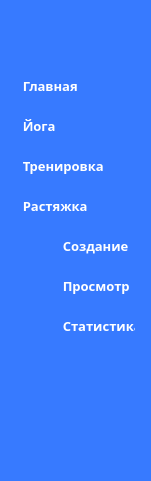
   <widget class="QFrame" name="f_menu">
    <property name="geometry">
     <rect>
      <x>10</x>
      <y>20</y>
      <width>151</width>
      <height>481</height>
     </rect>
    </property>
    <property name="font">
     <font>
      <family>Bahnschrift</family>
      <pointsize>10</pointsize>
     </font>
    </property>
    <property name="styleSheet">
     <string notr="true">border-radius: 7px;
background-color: rgb(55, 122, 255);</string>
    </property>
    <property name="frameShape">
     <enum>QFrame::StyledPanel</enum>
    </property>
    <property name="frameShadow">
     <enum>QFrame::Raised</enum>
    </property>
    <widget class="QPushButton" name="pb_open_close_main_menu">
     <property name="geometry">
      <rect>
       <x>10</x>
       <y>10</y>
       <width>131</width>
       <height>32</height>
      </rect>
     </property>
     <property name="cursor">
      <cursorShape>PointingHandCursor</cursorShape>
     </property>
     <property name="styleSheet">
      <string notr="true">QPushButton:hover{
	background-color: rgb(0, 85, 255);
	border-radius: 7px;
	border-width: 1px;
	border-style: solid;
	border-color: rgb(0, 85, 255);
	color: rgb(255, 255, 255);
}</string>
     </property>
     <property name="text">
      <string/>
     </property>
     <property name="icon">
      <iconset>
       <normaloff>icons/PushButton/pb_open_close_main_menu.png</normaloff>icons/PushButton/pb_open_close_main_menu.png</iconset>
     </property>
     <property name="iconSize">
      <size>
       <width>18</width>
       <height>18</height>
      </size>
     </property>
    </widget>
    <widget class="QFrame" name="f_main_menu">
     <property name="geometry">
      <rect>
       <x>0</x>
       <y>70</y>
       <width>151</width>
       <height>271</height>
      </rect>
     </property>
     <property name="styleSheet">
      <string notr="true">border-width: 0px;
background-color: rgba(255, 255, 255, 0);</string>
     </property>
     <property name="frameShape">
      <enum>QFrame::StyledPanel</enum>
     </property>
     <property name="frameShadow">
      <enum>QFrame::Raised</enum>
     </property>
     <widget class="QFrame" name="f_auxiliary_menu">
      <property name="geometry">
       <rect>
        <x>0</x>
        <y>160</y>
        <width>151</width>
        <height>111</height>
       </rect>
      </property>
      <property name="frameShape">
       <enum>QFrame::StyledPanel</enum>
      </property>
      <property name="frameShadow">
       <enum>QFrame::Raised</enum>
      </property>
      <widget class="QPushButton" name="pb_viewing">
       <property name="geometry">
        <rect>
         <x>50</x>
         <y>40</y>
         <width>91</width>
         <height>31</height>
        </rect>
       </property>
       <property name="font">
        <font>
         <family>Bahnschrift SemiBold SemiConden</family>
         <pointsize>10</pointsize>
         <weight>75</weight>
         <bold>true</bold>
        </font>
       </property>
       <property name="cursor">
        <cursorShape>PointingHandCursor</cursorShape>
       </property>
       <property name="styleSheet">
        <string notr="true">QPushButton{
	text-align: left;
	padding: 5px;
	border-radius: 7px;
	border-width: 1px;
	border-style: solid;
	border-color: rgb(55, 122, 255);
	color: rgb(255, 255, 255);
}

QPushButton:checked{
	background-color: rgb(255, 255, 255);
	color: rgb(55, 122, 255);
}

QPushButton:checked:hover{
	border-color: rgb(255, 255, 255);
	background-color: rgb(255, 255, 255);
	color: rgb(55, 122, 255);
}

QPushButton:hover{
	border-color: rgb(0, 85, 255);
	background-color: rgb(0, 85, 255);
	color: rgb(255, 255, 255);
}
</string>
       </property>
       <property name="text">
        <string>  Просмотр</string>
       </property>
       <property name="iconSize">
        <size>
         <width>25</width>
         <height>25</height>
        </size>
       </property>
       <property name="checkable">
        <bool>true</bool>
       </property>
       <property name="autoExclusive">
        <bool>true</bool>
       </property>
      </widget>
      <widget class="QPushButton" name="pb_creature">
       <property name="geometry">
        <rect>
         <x>50</x>
         <y>0</y>
         <width>91</width>
         <height>31</height>
        </rect>
       </property>
       <property name="font">
        <font>
         <family>Bahnschrift SemiBold SemiConden</family>
         <pointsize>10</pointsize>
         <weight>75</weight>
         <bold>true</bold>
        </font>
       </property>
       <property name="cursor">
        <cursorShape>PointingHandCursor</cursorShape>
       </property>
       <property name="styleSheet">
        <string notr="true">QPushButton{
	text-align: left;
	padding: 5px;
	border-radius: 7px;
	border-width: 1px;
	border-style: solid;
	border-color: rgb(55, 122, 255);
	color: rgb(255, 255, 255);
}

QPushButton:checked{
	background-color: rgb(255, 255, 255);
	color: rgb(55, 122, 255);
}

QPushButton:checked:hover{
	border-color: rgb(255, 255, 255);
	background-color: rgb(255, 255, 255);
	color: rgb(55, 122, 255);
}

QPushButton:hover{
	border-color: rgb(0, 85, 255);
	background-color: rgb(0, 85, 255);
	color: rgb(255, 255, 255);
}
</string>
       </property>
       <property name="text">
        <string>  Создание</string>
       </property>
       <property name="iconSize">
        <size>
         <width>25</width>
         <height>25</height>
        </size>
       </property>
       <property name="checkable">
        <bool>true</bool>
       </property>
       <property name="autoExclusive">
        <bool>true</bool>
       </property>
      </widget>
      <widget class="QPushButton" name="pb_statistic">
       <property name="geometry">
        <rect>
         <x>50</x>
         <y>80</y>
         <width>91</width>
         <height>31</height>
        </rect>
       </property>
       <property name="font">
        <font>
         <family>Bahnschrift SemiBold SemiConden</family>
         <pointsize>10</pointsize>
         <weight>75</weight>
         <bold>true</bold>
        </font>
       </property>
       <property name="cursor">
        <cursorShape>PointingHandCursor</cursorShape>
       </property>
       <property name="styleSheet">
        <string notr="true">QPushButton{
	text-align: left;
	padding: 5px;
	border-radius: 7px;
	border-width: 1px;
	border-style: solid;
	border-color: rgb(55, 122, 255);
	color: rgb(255, 255, 255);
}

QPushButton:checked{
	background-color: rgb(255, 255, 255);
	color: rgb(55, 122, 255);
}

QPushButton:checked:hover{
	border-color: rgb(255, 255, 255);
	background-color: rgb(255, 255, 255);
	color: rgb(55, 122, 255);
}

QPushButton:hover{
	border-color: rgb(0, 85, 255);
	background-color: rgb(0, 85, 255);
	color: rgb(255, 255, 255);
}
</string>
       </property>
       <property name="text">
        <string>  Статистика</string>
       </property>
       <property name="iconSize">
        <size>
         <width>25</width>
         <height>25</height>
        </size>
       </property>
       <property name="checkable">
        <bool>true</bool>
       </property>
       <property name="autoExclusive">
        <bool>true</bool>
       </property>
      </widget>
     </widget>
     <widget class="QPushButton" name="pb_workout">
      <property name="geometry">
       <rect>
        <x>10</x>
        <y>80</y>
        <width>131</width>
        <height>31</height>
       </rect>
      </property>
      <property name="font">
       <font>
        <family>Bahnschrift SemiBold SemiConden</family>
        <pointsize>10</pointsize>
        <weight>75</weight>
        <bold>true</bold>
       </font>
      </property>
      <property name="cursor">
       <cursorShape>PointingHandCursor</cursorShape>
      </property>
      <property name="styleSheet">
       <string notr="true">QPushButton{
	text-align: left;
	padding: 5px;
	border-radius: 7px;
	border-width: 1px;
	border-style: solid;
	border-color: rgb(55, 122, 255);
	color: rgb(255, 255, 255);
}

QPushButton:checked{
	background-color: rgb(255, 255, 255);
	color: rgb(55, 122, 255);
}

QPushButton:checked:hover{
	border-color: rgb(255, 255, 255);
	background-color: rgb(255, 255, 255);
	color: rgb(55, 122, 255);
}

QPushButton:hover{
	border-color: rgb(0, 85, 255);
	background-color: rgb(0, 85, 255);
	color: rgb(255, 255, 255);
}
</string>
      </property>
      <property name="text">
       <string>  Тренировка</string>
      </property>
      <property name="icon">
       <iconset>
        <normaloff>icons/PushButton/pb_workout_unchecked.png</normaloff>
        <activeon>icons/PushButton/pb_workout_checked.png</activeon>icons/PushButton/pb_workout_unchecked.png</iconset>
      </property>
      <property name="iconSize">
       <size>
        <width>22</width>
        <height>22</height>
       </size>
      </property>
      <property name="checkable">
       <bool>true</bool>
      </property>
      <property name="autoExclusive">
       <bool>false</bool>
      </property>
     </widget>
     <widget class="QPushButton" name="pb_home">
      <property name="geometry">
       <rect>
        <x>10</x>
        <y>0</y>
        <width>131</width>
        <height>31</height>
       </rect>
      </property>
      <property name="font">
       <font>
        <family>Bahnschrift SemiBold SemiConden</family>
        <pointsize>10</pointsize>
        <weight>75</weight>
        <bold>true</bold>
       </font>
      </property>
      <property name="cursor">
       <cursorShape>PointingHandCursor</cursorShape>
      </property>
      <property name="styleSheet">
       <string notr="true">QPushButton{
	text-align: left;
	padding: 5px;
	border-radius: 7px;
	border-width: 1px;
	border-style: solid;
	border-color: rgb(55, 122, 255);
	color: rgb(255, 255, 255);
}

QPushButton:checked{
	background-color: rgb(255, 255, 255);
	color: rgb(55, 122, 255);
}

QPushButton:checked:hover{
	border-color: rgb(255, 255, 255);
	background-color: rgb(255, 255, 255);
	color: rgb(55, 122, 255);
}

QPushButton:hover{
	border-color: rgb(0, 85, 255);
	background-color: rgb(0, 85, 255);
	color: rgb(255, 255, 255);
}
</string>
      </property>
      <property name="text">
       <string>  Главная</string>
      </property>
      <property name="icon">
       <iconset>
        <normaloff>icons/PushButton/pb_home_unchecked.png</normaloff>
        <activeon>icons/PushButton/pb_home_checked.png</activeon>icons/PushButton/pb_home_unchecked.png</iconset>
      </property>
      <property name="iconSize">
       <size>
        <width>22</width>
        <height>22</height>
       </size>
      </property>
      <property name="checkable">
       <bool>true</bool>
      </property>
      <property name="checked">
       <bool>false</bool>
      </property>
      <property name="autoExclusive">
       <bool>false</bool>
      </property>
     </widget>
     <widget class="QPushButton" name="pb_yoga">
      <property name="geometry">
       <rect>
        <x>10</x>
        <y>40</y>
        <width>131</width>
        <height>31</height>
       </rect>
      </property>
      <property name="font">
       <font>
        <family>Bahnschrift SemiBold SemiConden</family>
        <pointsize>10</pointsize>
        <weight>75</weight>
        <bold>true</bold>
       </font>
      </property>
      <property name="cursor">
       <cursorShape>PointingHandCursor</cursorShape>
      </property>
      <property name="layoutDirection">
       <enum>Qt::LeftToRight</enum>
      </property>
      <property name="styleSheet">
       <string notr="true">QPushButton{
	text-align: left;
	padding: 5px;
	border-radius: 7px;
	border-width: 1px;
	border-style: solid;
	border-color: rgb(55, 122, 255);
	color: rgb(255, 255, 255);
}

QPushButton:checked{
	background-color: rgb(255, 255, 255);
	color: rgb(55, 122, 255);
}

QPushButton:checked:hover{
	border-color: rgb(255, 255, 255);
	background-color: rgb(255, 255, 255);
	color: rgb(55, 122, 255);
}

QPushButton:hover{
	border-color: rgb(0, 85, 255);
	background-color: rgb(0, 85, 255);
	color: rgb(255, 255, 255);
}
</string>
      </property>
      <property name="text">
       <string>  Йога</string>
      </property>
      <property name="icon">
       <iconset>
        <normaloff>icons/PushButton/pb_yoga_unchecked.png</normaloff>
        <activeon>icons/PushButton/pb_yoga_checked.png</activeon>icons/PushButton/pb_yoga_unchecked.png</iconset>
      </property>
      <property name="iconSize">
       <size>
        <width>22</width>
        <height>22</height>
       </size>
      </property>
      <property name="checkable">
       <bool>true</bool>
      </property>
      <property name="autoExclusive">
       <bool>false</bool>
      </property>
     </widget>
     <widget class="QPushButton" name="pb_stretching">
      <property name="geometry">
       <rect>
        <x>10</x>
        <y>120</y>
        <width>131</width>
        <height>31</height>
       </rect>
      </property>
      <property name="font">
       <font>
        <family>Bahnschrift SemiBold SemiConden</family>
        <pointsize>10</pointsize>
        <weight>75</weight>
        <bold>true</bold>
       </font>
      </property>
      <property name="cursor">
       <cursorShape>PointingHandCursor</cursorShape>
      </property>
      <property name="styleSheet">
       <string notr="true">QPushButton{
	text-align: left;
	padding: 5px;
	border-radius: 7px;
	border-width: 1px;
	border-style: solid;
	border-color: rgb(55, 122, 255);
	color: rgb(255, 255, 255);
}

QPushButton:checked{
	background-color: rgb(255, 255, 255);
	color: rgb(55, 122, 255);
}

QPushButton:checked:hover{
	border-color: rgb(255, 255, 255);
	background-color: rgb(255, 255, 255);
	color: rgb(55, 122, 255);
}

QPushButton:hover{
	border-color: rgb(0, 85, 255);
	background-color: rgb(0, 85, 255);
	color: rgb(255, 255, 255);
}
</string>
      </property>
      <property name="text">
       <string>  Растяжка</string>
      </property>
      <property name="icon">
       <iconset>
        <normaloff>icons/PushButton/pb_stretching_unchecked.png</normaloff>
        <activeon>icons/PushButton/pb_stretching_checked.png</activeon>icons/PushButton/pb_stretching_unchecked.png</iconset>
      </property>
      <property name="iconSize">
       <size>
        <width>22</width>
        <height>22</height>
       </size>
      </property>
      <property name="checkable">
       <bool>true</bool>
      </property>
      <property name="autoExclusive">
       <bool>false</bool>
      </property>
     </widget>
    </widget>
   </widget>
